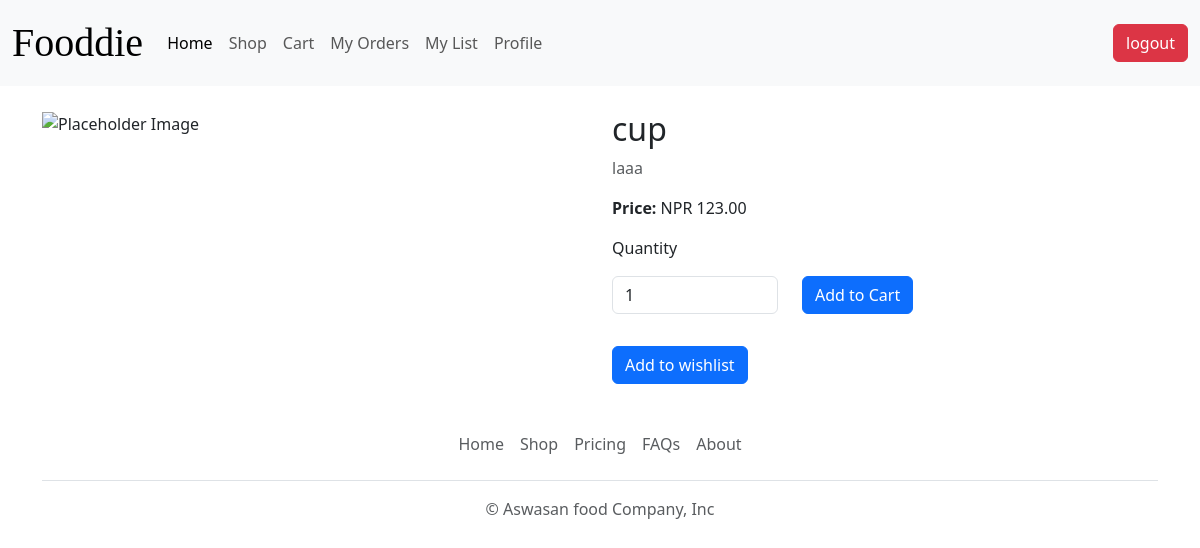
The page /product/4 (signed in) on the database its author committed.
### ecommerce/models.py (models this page shows, shortened)
class Product(models.Model):
    name = models.CharField(max_length = 500)
    image = models.FileField(upload_to='product_image/',null=True,blank=True)
    price = models.DecimalField(max_digits=10,decimal_places=2)
    quantity = models.IntegerField()
    description = models.TextField()

### ecommerce/views.py (the view)
# urls.py: path('product/<int:id>',productDetails),
def productDetails(request,id):
    product = Product.objects.get(pk=id)
    return render(request, 'frontend/productDetails.html',{'product':product})

### templates/frontend/productDetails.html (shortened to what this page needs)
{% extends 'frontend/layout/main.html' %}
{% block content %}
<div class="container my-4">
    <div class="row">
        <div class="col-md-6">
            {% if product.image %}
            <img src="{{ product.image.url }}" class="img-fluid" alt="{{ product.title }}">
            {% else %}
            <img src="https://cdn.vectorstock.com/i/preview-1x/65/30/default-image-icon-missing-picture-page-vector-40546530.jpg" class="img-fluid" alt="Placeholder Image">
            {% endif %}
        </div>
        <div class="col-md-6">
            <h2>{{ product.name }}</h2>
            <p class="text-muted">{{ product.description }}</p>
            <p><strong>Price:</strong> NPR {{ product.price }}</p>
            <form method="post" action="/add-to-cart/{{product.id}}">
                <div class="row">
                    <label for="quantity">Quantity</label>
                    <div class="col-lg-4 mt-3">
                        <div class="mb-3">
                            <input type="number" name="quantity" id="quantity" class="form-control" value="1" min="1">
                        </div>
                    </div>
                    <div class="col-lg-8 mt-3">
                        <div class="">
                            <button type="submit" class="btn btn-primary">Add to Cart</button>
                        </div>
                    </div>
                </div>
            </form>
            <form method="post" action="/add-to-wishlist/{{product.id}}">
                <div class="row">
                    <div class="col-lg-8 mt-3">
                        <div class="">
                            <button type="submit" class="btn btn-primary">Add to wishlist</button>
                        </div>
                    </div>
                </div>
            </form>
        </div>
    </div>
</div>
{% endblock %}

### rows shown on the page
Product: name "cup", description "laaa", price "123.00"
